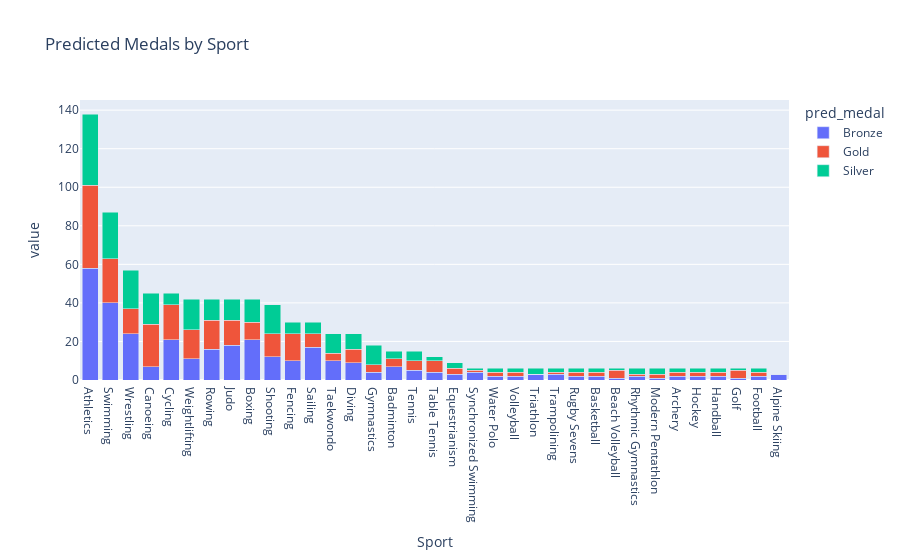

Write notebook code for a chart like this one.
### Code cell
medals_by_sport = df.groupby(['Sport', 'pred_medal']).size().unstack().fillna(0)
medals_by_sport_sorted = medals_by_sport.sum(axis=1).sort_values(ascending=False).index
medals_by_sport_sorted_df = medals_by_sport.loc[medals_by_sport_sorted]

# Plot predicted medals by sport (sorted)
fig = px.bar(medals_by_sport_sorted_df, title='Predicted Medals by Sport', barmode='stack')
fig.show()

### Figure 1 — Plotly figure (JSON) as saved in the notebook; plotly's stock layout.template omitted (floating-point values rounded to 4 significant figures)
{"data": [{"alignmentgroup": "True", "hovertemplate": "pred_medal=Bronze<br>Sport=%{x}<br>value=%{y}<extra></extra>", "legendgroup": "Bronze", "marker": {"color": "#636efa", "pattern": {"shape": ""}}, "name": "Bronze", "offsetgroup": "Bronze", "orientation": "v", "showlegend": true, "textposition": "auto", "type": "bar", "x": ["Athletics", "Swimming", "Wrestling", "Canoeing", "Cycling", "Weightlifting", "Rowing", "Judo", "Boxing", "Shooting", "Fencing", "Sailing", "Taekwondo", "Diving", "Gymnastics", "Badminton", "Tennis", "Table Tennis", "Equestrianism", "Synchronized Swimming", "Water Polo", "Volleyball", "Triathlon", "Trampolining", "Rugby Sevens", "Basketball", "Beach Volleyball", "Rhythmic Gymnastics", "Modern Pentathlon", "Archery", "Hockey", "Handball", "Golf", "Football", "Alpine Skiing"], "xaxis": "x", "y": [58, 40, 24, 7, 21, 11, 16, 18, 21, 12, 10, 17, 10, 9, 4, 7, 5, 4, 3, 4, 2, 2, 3, 3, 2, 2, 1, 2, 1, 2, 2, 2, 1, 2, 3], "yaxis": "y"}, {"alignmentgroup": "True", "hovertemplate": "pred_medal=Gold<br>Sport=%{x}<br>value=%{y}<extra></extra>", "legendgroup": "Gold", "marker": {"color": "#EF553B", "pattern": {"shape": ""}}, "name": "Gold", "offsetgroup": "Gold", "orientation": "v", "showlegend": true, "textposition": "auto", "type": "bar", "x": ["Athletics", "Swimming", "Wrestling", "Canoeing", "Cycling", "Weightlifting", "Rowing", "Judo", "Boxing", "Shooting", "Fencing", "Sailing", "Taekwondo", "Diving", "Gymnastics", "Badminton", "Tennis", "Table Tennis", "Equestrianism", "Synchronized Swimming", "Water Polo", "Volleyball", "Triathlon", "Trampolining", "Rugby Sevens", "Basketball", "Beach Volleyball", "Rhythmic Gymnastics", "Modern Pentathlon", "Archery", "Hockey", "Handball", "Golf", "Football", "Alpine Skiing"], "xaxis": "x", "y": [43, 23, 13, 22, 18, 15, 15, 13, 9, 12, 14, 7, 4, 7, 4, 4, 5, 6, 3, 1, 2, 2, 0, 1, 2, 2, 4, 1, 2, 2, 2, 2, 4, 2, 0], "yaxis": "y"}, {"alignmentgroup": "True", "hovertemplate": "pred_medal=Silver<br>Sport=%{x}<br>value=%{y}<extra></extra>", "legendgroup": "Silver", "marker": {"color": "#00cc96", "pattern": {"shape": ""}}, "name": "Silver", "offsetgroup": "Silver", "orientation": "v", "showlegend": true, "textposition": "auto", "type": "bar", "x": ["Athletics", "Swimming", "Wrestling", "Canoeing", "Cycling", "Weightlifting", "Rowing", "Judo", "Boxing", "Shooting", "Fencing", "Sailing", "Taekwondo", "Diving", "Gymnastics", "Badminton", "Tennis", "Table Tennis", "Equestrianism", "Synchronized Swimming", "Water Polo", "Volleyball", "Triathlon", "Trampolining", "Rugby Sevens", "Basketball", "Beach Volleyball", "Rhythmic Gymnastics", "Modern Pentathlon", "Archery", "Hockey", "Handball", "Golf", "Football", "Alpine Skiing"], "xaxis": "x", "y": [37, 24, 20, 16, 6, 16, 11, 11, 12, 15, 6, 6, 10, 8, 10, 4, 5, 2, 3, 1, 2, 2, 3, 2, 2, 2, 1, 3, 3, 2, 2, 2, 1, 2, 0], "yaxis": "y"}], "layout": {"barmode": "stack", "legend": {"title": {"text": "pred_medal"}, "tracegroupgap": 0}, "title": {"text": "Predicted Medals by Sport"}, "xaxis": {"anchor": "y", "domain": [0, 1], "title": {"text": "Sport"}}, "yaxis": {"anchor": "x", "domain": [0, 1], "title": {"text": "value"}}}}
